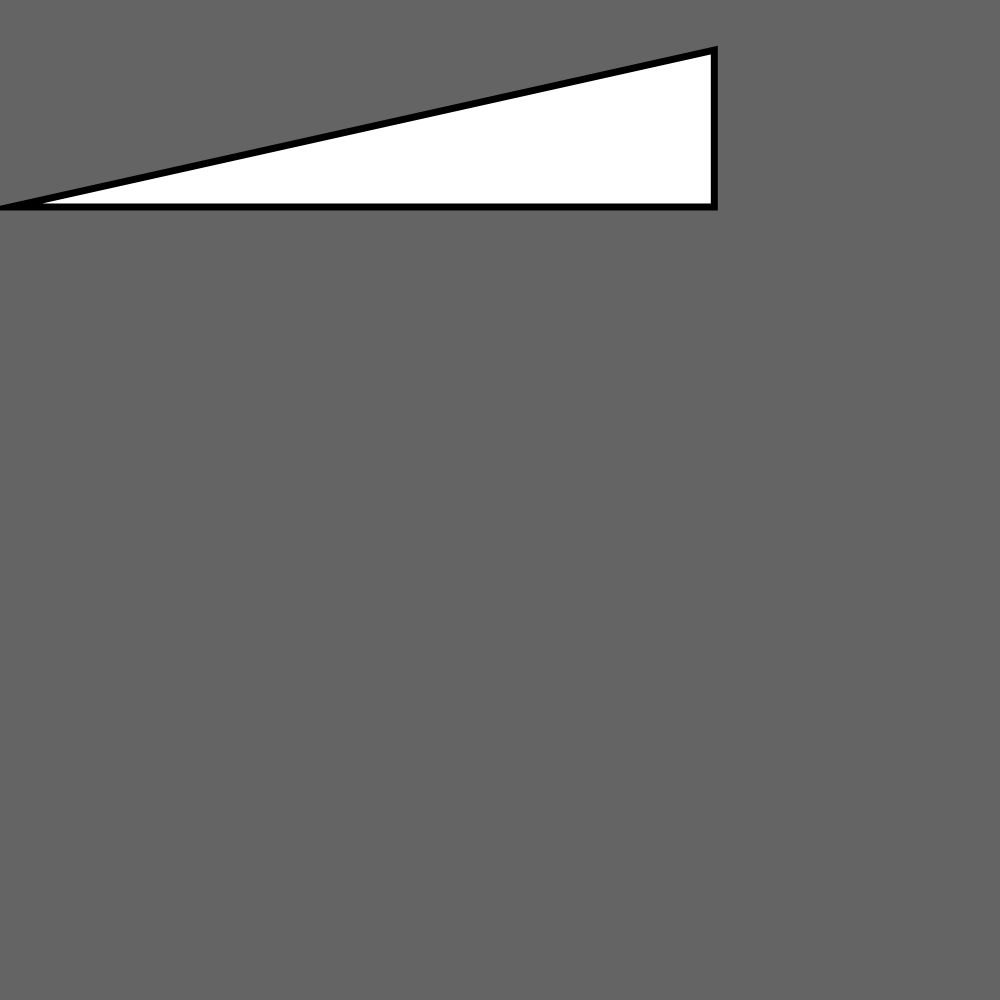
Frame 1 (no input)
Frame 60 (no input): identical to frame 1, image omitted
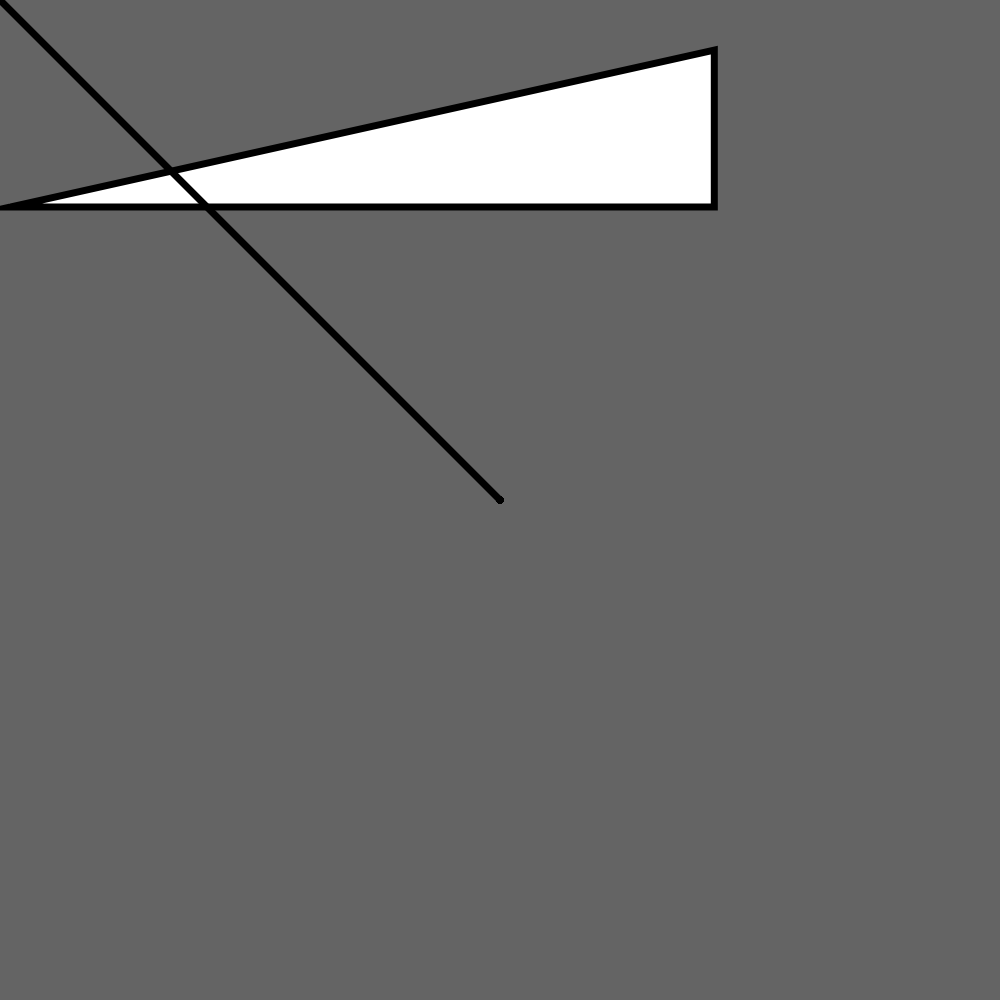
Frame 120 (the mouse pressed at the canvas centre since frame 60)

The p5.js sketch that drew these frames (run headless with seeded random() and noise() and a simulated clock; from frame 60 on, the mouse is pressed at the canvas centre):

// p5.js sketch
// ── sketch.js


function setup() {
    createCanvas(1000, 1000);
    background(100);
    var x = random(0, 1000);
    var y = random(0, 1000);
    strokeWeight(7); 
    quad(70, y, 10, y, x, 50, x, y);
    frameRate(20);
}


function draw(){
    
   if(mouseIsPressed){
        line(mouseX, mouseY, pmouseX, pmouseY);
        print(pmouseX + ' -> ' + mouseX)

    }
    

}
